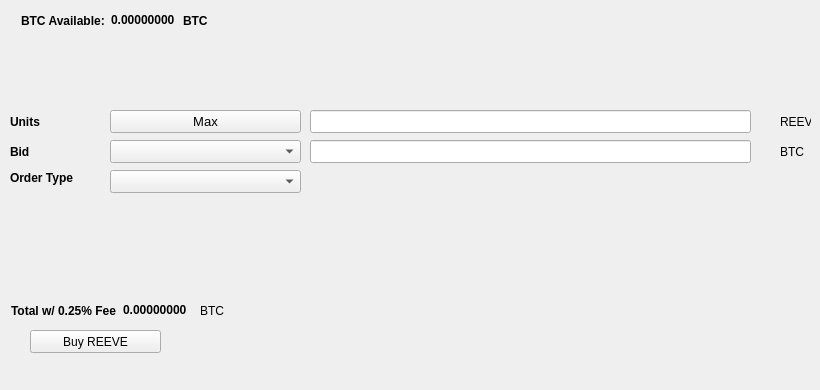
   <widget class="QWidget" name="BuyTab">
    <attribute name="title">
     <string>Buy</string>
    </attribute>
    <widget class="QPushButton" name="BuyREEVE">
     <property name="geometry">
      <rect>
       <x>30</x>
       <y>330</y>
       <width>131</width>
       <height>23</height>
      </rect>
     </property>
     <property name="text">
      <string>Buy REEVE</string>
     </property>
     <property name="icon">
      <iconset resource="../reeve.qrc">
       <normaloff>:/icons/bitcoin</normaloff>:/icons/bitcoin</iconset>
     </property>
    </widget>
    <widget class="QLabel" name="label_3">
     <property name="geometry">
      <rect>
       <x>10</x>
       <y>110</y>
       <width>46</width>
       <height>23</height>
      </rect>
     </property>
     <property name="font">
      <font>
       <weight>75</weight>
       <bold>true</bold>
      </font>
     </property>
     <property name="text">
      <string>Units</string>
     </property>
    </widget>
    <widget class="QLineEdit" name="UnitsInput">
     <property name="geometry">
      <rect>
       <x>310</x>
       <y>110</y>
       <width>441</width>
       <height>23</height>
      </rect>
     </property>
     <property name="font">
      <font>
       <pointsize>9</pointsize>
       <weight>75</weight>
       <bold>true</bold>
      </font>
     </property>
    </widget>
    <widget class="QLineEdit" name="BuyBidPriceEdit">
     <property name="geometry">
      <rect>
       <x>310</x>
       <y>140</y>
       <width>441</width>
       <height>23</height>
      </rect>
     </property>
     <property name="font">
      <font>
       <pointsize>9</pointsize>
       <weight>75</weight>
       <bold>true</bold>
      </font>
     </property>
    </widget>
    <widget class="QLabel" name="label_4">
     <property name="geometry">
      <rect>
       <x>780</x>
       <y>110</y>
       <width>31</width>
       <height>23</height>
      </rect>
     </property>
     <property name="text">
      <string>REEVE</string>
     </property>
    </widget>
    <widget class="QLabel" name="label_5">
     <property name="geometry">
      <rect>
       <x>780</x>
       <y>140</y>
       <width>31</width>
       <height>23</height>
      </rect>
     </property>
     <property name="text">
      <string>BTC</string>
     </property>
    </widget>
    <widget class="QLabel" name="label_6">
     <property name="geometry">
      <rect>
       <x>10</x>
       <y>140</y>
       <width>46</width>
       <height>23</height>
      </rect>
     </property>
     <property name="font">
      <font>
       <weight>75</weight>
       <bold>true</bold>
      </font>
     </property>
     <property name="text">
      <string>Bid</string>
     </property>
    </widget>
    <widget class="QLabel" name="label_7">
     <property name="geometry">
      <rect>
       <x>10</x>
       <y>170</y>
       <width>91</width>
       <height>16</height>
      </rect>
     </property>
     <property name="font">
      <font>
       <weight>75</weight>
       <bold>true</bold>
      </font>
     </property>
     <property name="text">
      <string>Order Type</string>
     </property>
    </widget>
    <widget class="QPushButton" name="Buy_Max_Amount">
     <property name="geometry">
      <rect>
       <x>110</x>
       <y>110</y>
       <width>191</width>
       <height>23</height>
      </rect>
     </property>
     <property name="font">
      <font>
       <pointsize>10</pointsize>
      </font>
     </property>
     <property name="text">
      <string>Max</string>
     </property>
    </widget>
    <widget class="QComboBox" name="BuyBidcomboBox">
     <property name="geometry">
      <rect>
       <x>110</x>
       <y>140</y>
       <width>191</width>
       <height>23</height>
      </rect>
     </property>
     <property name="font">
      <font>
       <pointsize>10</pointsize>
      </font>
     </property>
    </widget>
    <widget class="QComboBox" name="buyOrdertypeCombo">
     <property name="geometry">
      <rect>
       <x>110</x>
       <y>170</y>
       <width>191</width>
       <height>23</height>
      </rect>
     </property>
     <property name="font">
      <font>
       <pointsize>10</pointsize>
      </font>
     </property>
    </widget>
    <widget class="QWidget" name="layoutWidget1">
     <property name="geometry">
      <rect>
       <x>21</x>
       <y>11</y>
       <width>227</width>
       <height>19</height>
      </rect>
     </property>
     <layout class="QHBoxLayout" name="horizontalLayout_3">
      <item>
       <widget class="QLabel" name="label232">
        <property name="font">
         <font>
          <weight>75</weight>
          <bold>true</bold>
         </font>
        </property>
        <property name="text">
         <string>BTC Available:</string>
        </property>
       </widget>
      </item>
      <item>
       <widget class="QLabel" name="BtcAvailableLbl">
        <property name="palette">
         <palette>
          <active>
           <colorrole role="WindowText">
            <brush brushstyle="SolidPattern">
             <color alpha="255">
              <red>0</red>
              <green>0</green>
              <blue>0</blue>
             </color>
            </brush>
           </colorrole>
           <colorrole role="Button">
            <brush brushstyle="SolidPattern">
             <color alpha="255">
              <red>0</red>
              <green>170</green>
              <blue>0</blue>
             </color>
            </brush>
           </colorrole>
           <colorrole role="Light">
            <brush brushstyle="SolidPattern">
             <color alpha="255">
              <red>0</red>
              <green>255</green>
              <blue>0</blue>
             </color>
            </brush>
           </colorrole>
           <colorrole role="Midlight">
            <brush brushstyle="SolidPattern">
             <color alpha="255">
              <red>0</red>
              <green>212</green>
              <blue>0</blue>
             </color>
            </brush>
           </colorrole>
           <colorrole role="Dark">
            <brush brushstyle="SolidPattern">
             <color alpha="255">
              <red>0</red>
              <green>85</green>
              <blue>0</blue>
             </color>
            </brush>
           </colorrole>
           <colorrole role="Mid">
            <brush brushstyle="SolidPattern">
             <color alpha="255">
              <red>0</red>
              <green>113</green>
              <blue>0</blue>
             </color>
            </brush>
           </colorrole>
           <colorrole role="Text">
            <brush brushstyle="SolidPattern">
             <color alpha="255">
              <red>0</red>
              <green>170</green>
              <blue>0</blue>
             </color>
            </brush>
           </colorrole>
           <colorrole role="BrightText">
            <brush brushstyle="SolidPattern">
             <color alpha="255">
              <red>255</red>
              <green>255</green>
              <blue>255</blue>
             </color>
            </brush>
           </colorrole>
           <colorrole role="ButtonText">
            <brush brushstyle="SolidPattern">
             <color alpha="255">
              <red>0</red>
              <green>0</green>
              <blue>0</blue>
             </color>
            </brush>
           </colorrole>
           <colorrole role="Base">
            <brush brushstyle="SolidPattern">
             <color alpha="255">
              <red>255</red>
              <green>255</green>
              <blue>255</blue>
             </color>
            </brush>
           </colorrole>
           <colorrole role="Window">
            <brush brushstyle="SolidPattern">
             <color alpha="255">
              <red>0</red>
              <green>170</green>
              <blue>0</blue>
             </color>
            </brush>
           </colorrole>
           <colorrole role="Shadow">
            <brush brushstyle="SolidPattern">
             <color alpha="255">
              <red>0</red>
              <green>0</green>
              <blue>0</blue>
             </color>
            </brush>
           </colorrole>
           <colorrole role="AlternateBase">
            <brush brushstyle="SolidPattern">
             <color alpha="255">
              <red>127</red>
              <green>212</green>
              <blue>127</blue>
             </color>
            </brush>
           </colorrole>
           <colorrole role="ToolTipBase">
            <brush brushstyle="SolidPattern">
             <color alpha="255">
              <red>255</red>
              <green>255</green>
              <blue>220</blue>
             </color>
            </brush>
           </colorrole>
           <colorrole role="ToolTipText">
            <brush brushstyle="SolidPattern">
             <color alpha="255">
              <red>0</red>
              <green>0</green>
              <blue>0</blue>
             </color>
            </brush>
           </colorrole>
          </active>
          <inactive>
           <colorrole role="WindowText">
            <brush brushstyle="SolidPattern">
             <color alpha="255">
              <red>0</red>
              <green>0</green>
              <blue>0</blue>
             </color>
            </brush>
           </colorrole>
           <colorrole role="Button">
            <brush brushstyle="SolidPattern">
             <color alpha="255">
              <red>0</red>
              <green>170</green>
              <blue>0</blue>
             </color>
            </brush>
           </colorrole>
           <colorrole role="Light">
            <brush brushstyle="SolidPattern">
             <color alpha="255">
              <red>0</red>
              <green>255</green>
              <blue>0</blue>
             </color>
            </brush>
           </colorrole>
           <colorrole role="Midlight">
            <brush brushstyle="SolidPattern">
             <color alpha="255">
              <red>0</red>
              <green>212</green>
              <blue>0</blue>
             </color>
            </brush>
           </colorrole>
           <colorrole role="Dark">
            <brush brushstyle="SolidPattern">
             <color alpha="255">
              <red>0</red>
              <green>85</green>
              <blue>0</blue>
             </color>
            </brush>
           </colorrole>
           <colorrole role="Mid">
            <brush brushstyle="SolidPattern">
             <color alpha="255">
              <red>0</red>
              <green>113</green>
              <blue>0</blue>
             </color>
            </brush>
           </colorrole>
           <colorrole role="Text">
            <brush brushstyle="SolidPattern">
             <color alpha="255">
              <red>0</red>
              <green>170</green>
              <blue>0</blue>
             </color>
            </brush>
           </colorrole>
           <colorrole role="BrightText">
            <brush brushstyle="SolidPattern">
             <color alpha="255">
              <red>255</red>
              <green>255</green>
              <blue>255</blue>
             </color>
            </brush>
           </colorrole>
           <colorrole role="ButtonText">
            <brush brushstyle="SolidPattern">
             <color alpha="255">
              <red>0</red>
              <green>0</green>
              <blue>0</blue>
             </color>
            </brush>
           </colorrole>
           <colorrole role="Base">
            <brush brushstyle="SolidPattern">
             <color alpha="255">
              <red>255</red>
              <green>255</green>
              <blue>255</blue>
             </color>
            </brush>
           </colorrole>
           <colorrole role="Window">
            <brush brushstyle="SolidPattern">
             <color alpha="255">
              <red>0</red>
              <green>170</green>
              <blue>0</blue>
             </color>
            </brush>
           </colorrole>
           <colorrole role="Shadow">
            <brush brushstyle="SolidPattern">
             <color alpha="255">
              <red>0</red>
              <green>0</green>
              <blue>0</blue>
             </color>
            </brush>
           </colorrole>
           <colorrole role="AlternateBase">
            <brush brushstyle="SolidPattern">
             <color alpha="255">
              <red>127</red>
              <green>212</green>
              <blue>127</blue>
             </color>
            </brush>
           </colorrole>
           <colorrole role="ToolTipBase">
            <brush brushstyle="SolidPattern">
             <color alpha="255">
              <red>255</red>
              <green>255</green>
              <blue>220</blue>
             </color>
            </brush>
           </colorrole>
           <colorrole role="ToolTipText">
            <brush brushstyle="SolidPattern">
             <color alpha="255">
              <red>0</red>
              <green>0</green>
              <blue>0</blue>
             </color>
            </brush>
           </colorrole>
          </inactive>
          <disabled>
           <colorrole role="WindowText">
            <brush brushstyle="SolidPattern">
             <color alpha="255">
              <red>0</red>
              <green>85</green>
              <blue>0</blue>
             </color>
            </brush>
           </colorrole>
           <colorrole role="Button">
            <brush brushstyle="SolidPattern">
             <color alpha="255">
              <red>0</red>
              <green>170</green>
              <blue>0</blue>
             </color>
            </brush>
           </colorrole>
           <colorrole role="Light">
            <brush brushstyle="SolidPattern">
             <color alpha="255">
              <red>0</red>
              <green>255</green>
              <blue>0</blue>
             </color>
            </brush>
           </colorrole>
           <colorrole role="Midlight">
            <brush brushstyle="SolidPattern">
             <color alpha="255">
              <red>0</red>
              <green>212</green>
              <blue>0</blue>
             </color>
            </brush>
           </colorrole>
           <colorrole role="Dark">
            <brush brushstyle="SolidPattern">
             <color alpha="255">
              <red>0</red>
              <green>85</green>
              <blue>0</blue>
             </color>
            </brush>
           </colorrole>
           <colorrole role="Mid">
            <brush brushstyle="SolidPattern">
             <color alpha="255">
              <red>0</red>
              <green>113</green>
              <blue>0</blue>
             </color>
            </brush>
           </colorrole>
           <colorrole role="Text">
            <brush brushstyle="SolidPattern">
             <color alpha="255">
              <red>0</red>
              <green>85</green>
              <blue>0</blue>
             </color>
            </brush>
           </colorrole>
           <colorrole role="BrightText">
            <brush brushstyle="SolidPattern">
             <color alpha="255">
              <red>255</red>
              <green>255</green>
              <blue>255</blue>
             </color>
            </brush>
           </colorrole>
           <colorrole role="ButtonText">
            <brush brushstyle="SolidPattern">
             <color alpha="255">
              <red>0</red>
              <green>85</green>
              <blue>0</blue>
             </color>
            </brush>
           </colorrole>
           <colorrole role="Base">
            <brush brushstyle="SolidPattern">
             <color alpha="255">
              <red>0</red>
              <green>170</green>
              <blue>0</blue>
             </color>
            </brush>
           </colorrole>
           <colorrole role="Window">
            <brush brushstyle="SolidPattern">
             <color alpha="255">
              <red>0</red>
              <green>170</green>
              <blue>0</blue>
             </color>
            </brush>
           </colorrole>
           <colorrole role="Shadow">
            <brush brushstyle="SolidPattern">
             <color alpha="255">
              <red>0</red>
              <green>0</green>
              <blue>0</blue>
             </color>
            </brush>
           </colorrole>
           <colorrole role="AlternateBase">
            <brush brushstyle="SolidPattern">
             <color alpha="255">
              <red>0</red>
              <green>170</green>
              <blue>0</blue>
             </color>
            </brush>
           </colorrole>
           <colorrole role="ToolTipBase">
            <brush brushstyle="SolidPattern">
             <color alpha="255">
              <red>255</red>
              <green>255</green>
              <blue>220</blue>
             </color>
            </brush>
           </colorrole>
           <colorrole role="ToolTipText">
            <brush brushstyle="SolidPattern">
             <color alpha="255">
              <red>0</red>
              <green>0</green>
              <blue>0</blue>
             </color>
            </brush>
           </colorrole>
          </disabled>
         </palette>
        </property>
        <property name="font">
         <font>
          <weight>75</weight>
          <bold>true</bold>
         </font>
        </property>
        <property name="text">
         <string>0.00000000</string>
        </property>
        <property name="textInteractionFlags">
         <set>Qt::LinksAccessibleByMouse|Qt::TextSelectableByKeyboard|Qt::TextSelectableByMouse</set>
        </property>
       </widget>
      </item>
      <item>
       <widget class="QLabel" name="BtcAvailableLbl_2">
        <property name="font">
         <font>
          <weight>75</weight>
          <bold>true</bold>
         </font>
        </property>
        <property name="text">
         <string>BTC</string>
        </property>
       </widget>
      </item>
     </layout>
    </widget>
    <widget class="QWidget" name="layoutWidge2">
     <property name="geometry">
      <rect>
       <x>11</x>
       <y>301</y>
       <width>259</width>
       <height>19</height>
      </rect>
     </property>
     <layout class="QHBoxLayout" name="horizontalLayout_4">
      <item>
       <widget class="QLabel" name="label_9">
        <property name="font">
         <font>
          <weight>75</weight>
          <bold>true</bold>
         </font>
        </property>
        <property name="text">
         <string>Total w/ 0.25% Fee</string>
        </property>
       </widget>
      </item>
      <item>
       <widget class="QLabel" name="BuyCostLabel">
        <property name="palette">
         <palette>
          <active>
           <colorrole role="WindowText">
            <brush brushstyle="SolidPattern">
             <color alpha="255">
              <red>0</red>
              <green>0</green>
              <blue>0</blue>
             </color>
            </brush>
           </colorrole>
           <colorrole role="Button">
            <brush brushstyle="SolidPattern">
             <color alpha="255">
              <red>0</red>
              <green>170</green>
              <blue>0</blue>
             </color>
            </brush>
           </colorrole>
           <colorrole role="Light">
            <brush brushstyle="SolidPattern">
             <color alpha="255">
              <red>0</red>
              <green>255</green>
              <blue>0</blue>
             </color>
            </brush>
           </colorrole>
           <colorrole role="Midlight">
            <brush brushstyle="SolidPattern">
             <color alpha="255">
              <red>0</red>
              <green>212</green>
              <blue>0</blue>
             </color>
            </brush>
           </colorrole>
           <colorrole role="Dark">
            <brush brushstyle="SolidPattern">
             <color alpha="255">
              <red>0</red>
              <green>85</green>
              <blue>0</blue>
             </color>
            </brush>
           </colorrole>
           <colorrole role="Mid">
            <brush brushstyle="SolidPattern">
             <color alpha="255">
              <red>0</red>
              <green>113</green>
              <blue>0</blue>
             </color>
            </brush>
           </colorrole>
           <colorrole role="Text">
            <brush brushstyle="SolidPattern">
             <color alpha="255">
              <red>0</red>
              <green>170</green>
              <blue>0</blue>
             </color>
            </brush>
           </colorrole>
           <colorrole role="BrightText">
            <brush brushstyle="SolidPattern">
             <color alpha="255">
              <red>255</red>
              <green>255</green>
              <blue>255</blue>
             </color>
            </brush>
           </colorrole>
           <colorrole role="ButtonText">
            <brush brushstyle="SolidPattern">
             <color alpha="255">
              <red>0</red>
              <green>0</green>
              <blue>0</blue>
             </color>
            </brush>
           </colorrole>
           <colorrole role="Base">
            <brush brushstyle="SolidPattern">
             <color alpha="255">
              <red>255</red>
              <green>255</green>
              <blue>255</blue>
             </color>
            </brush>
           </colorrole>
           <colorrole role="Window">
            <brush brushstyle="SolidPattern">
             <color alpha="255">
              <red>0</red>
              <green>170</green>
              <blue>0</blue>
             </color>
            </brush>
           </colorrole>
           <colorrole role="Shadow">
            <brush brushstyle="SolidPattern">
             <color alpha="255">
              <red>0</red>
              <green>0</green>
              <blue>0</blue>
             </color>
            </brush>
           </colorrole>
           <colorrole role="AlternateBase">
            <brush brushstyle="SolidPattern">
             <color alpha="255">
              <red>127</red>
              <green>212</green>
              <blue>127</blue>
             </color>
            </brush>
           </colorrole>
           <colorrole role="ToolTipBase">
            <brush brushstyle="SolidPattern">
             <color alpha="255">
              <red>255</red>
              <green>255</green>
              <blue>220</blue>
             </color>
            </brush>
           </colorrole>
           <colorrole role="ToolTipText">
            <brush brushstyle="SolidPattern">
             <color alpha="255">
              <red>0</red>
              <green>0</green>
              <blue>0</blue>
             </color>
            </brush>
           </colorrole>
          </active>
          <inactive>
           <colorrole role="WindowText">
            <brush brushstyle="SolidPattern">
             <color alpha="255">
              <red>0</red>
              <green>0</green>
              <blue>0</blue>
             </color>
            </brush>
           </colorrole>
           <colorrole role="Button">
            <brush brushstyle="SolidPattern">
             <color alpha="255">
              <red>0</red>
              <green>170</green>
              <blue>0</blue>
             </color>
            </brush>
           </colorrole>
           <colorrole role="Light">
            <brush brushstyle="SolidPattern">
             <color alpha="255">
              <red>0</red>
              <green>255</green>
              <blue>0</blue>
             </color>
            </brush>
           </colorrole>
           <colorrole role="Midlight">
            <brush brushstyle="SolidPattern">
             <color alpha="255">
              <red>0</red>
              <green>212</green>
              <blue>0</blue>
             </color>
            </brush>
           </colorrole>
           <colorrole role="Dark">
            <brush brushstyle="SolidPattern">
             <color alpha="255">
              <red>0</red>
              <green>85</green>
              <blue>0</blue>
             </color>
            </brush>
           </colorrole>
           <colorrole role="Mid">
            <brush brushstyle="SolidPattern">
             <color alpha="255">
              <red>0</red>
              <green>113</green>
              <blue>0</blue>
             </color>
            </brush>
           </colorrole>
           <colorrole role="Text">
            <brush brushstyle="SolidPattern">
             <color alpha="255">
              <red>0</red>
              <green>170</green>
              <blue>0</blue>
             </color>
            </brush>
           </colorrole>
           <colorrole role="BrightText">
            <brush brushstyle="SolidPattern">
             <color alpha="255">
              <red>255</red>
              <green>255</green>
              <blue>255</blue>
             </color>
            </brush>
           </colorrole>
           <colorrole role="ButtonText">
            <brush brushstyle="SolidPattern">
             <color alpha="255">
              <red>0</red>
              <green>0</green>
              <blue>0</blue>
             </color>
            </brush>
           </colorrole>
           <colorrole role="Base">
            <brush brushstyle="SolidPattern">
             <color alpha="255">
              <red>255</red>
              <green>255</green>
              <blue>255</blue>
             </color>
            </brush>
           </colorrole>
           <colorrole role="Window">
            <brush brushstyle="SolidPattern">
             <color alpha="255">
              <red>0</red>
              <green>170</green>
              <blue>0</blue>
             </color>
            </brush>
           </colorrole>
           <colorrole role="Shadow">
            <brush brushstyle="SolidPattern">
             <color alpha="255">
              <red>0</red>
              <green>0</green>
              <blue>0</blue>
             </color>
            </brush>
           </colorrole>
           <colorrole role="AlternateBase">
            <brush brushstyle="SolidPattern">
             <color alpha="255">
              <red>127</red>
              <green>212</green>
              <blue>127</blue>
             </color>
            </brush>
           </colorrole>
           <colorrole role="ToolTipBase">
            <brush brushstyle="SolidPattern">
             <color alpha="255">
              <red>255</red>
              <green>255</green>
              <blue>220</blue>
             </color>
            </brush>
           </colorrole>
           <colorrole role="ToolTipText">
            <brush brushstyle="SolidPattern">
             <color alpha="255">
              <red>0</red>
              <green>0</green>
              <blue>0</blue>
             </color>
            </brush>
           </colorrole>
          </inactive>
          <disabled>
           <colorrole role="WindowText">
            <brush brushstyle="SolidPattern">
             <color alpha="255">
              <red>0</red>
              <green>85</green>
              <blue>0</blue>
             </color>
            </brush>
           </colorrole>
           <colorrole role="Button">
            <brush brushstyle="SolidPattern">
             <color alpha="255">
              <red>0</red>
              <green>170</green>
              <blue>0</blue>
             </color>
            </brush>
           </colorrole>
           <colorrole role="Light">
            <brush brushstyle="SolidPattern">
             <color alpha="255">
              <red>0</red>
              <green>255</green>
              <blue>0</blue>
             </color>
            </brush>
           </colorrole>
           <colorrole role="Midlight">
            <brush brushstyle="SolidPattern">
             <color alpha="255">
              <red>0</red>
              <green>212</green>
              <blue>0</blue>
             </color>
            </brush>
           </colorrole>
           <colorrole role="Dark">
            <brush brushstyle="SolidPattern">
             <color alpha="255">
              <red>0</red>
              <green>85</green>
              <blue>0</blue>
             </color>
            </brush>
           </colorrole>
           <colorrole role="Mid">
            <brush brushstyle="SolidPattern">
             <color alpha="255">
              <red>0</red>
              <green>113</green>
              <blue>0</blue>
             </color>
            </brush>
           </colorrole>
           <colorrole role="Text">
            <brush brushstyle="SolidPattern">
             <color alpha="255">
              <red>0</red>
              <green>85</green>
              <blue>0</blue>
             </color>
            </brush>
           </colorrole>
           <colorrole role="BrightText">
            <brush brushstyle="SolidPattern">
             <color alpha="255">
              <red>255</red>
              <green>255</green>
              <blue>255</blue>
             </color>
            </brush>
           </colorrole>
           <colorrole role="ButtonText">
            <brush brushstyle="SolidPattern">
             <color alpha="255">
              <red>0</red>
              <green>85</green>
              <blue>0</blue>
             </color>
            </brush>
           </colorrole>
           <colorrole role="Base">
            <brush brushstyle="SolidPattern">
             <color alpha="255">
              <red>0</red>
              <green>170</green>
              <blue>0</blue>
             </color>
            </brush>
           </colorrole>
           <colorrole role="Window">
            <brush brushstyle="SolidPattern">
             <color alpha="255">
              <red>0</red>
              <green>170</green>
              <blue>0</blue>
             </color>
            </brush>
           </colorrole>
           <colorrole role="Shadow">
            <brush brushstyle="SolidPattern">
             <color alpha="255">
              <red>0</red>
              <green>0</green>
              <blue>0</blue>
             </color>
            </brush>
           </colorrole>
           <colorrole role="AlternateBase">
            <brush brushstyle="SolidPattern">
             <color alpha="255">
              <red>0</red>
              <green>170</green>
              <blue>0</blue>
             </color>
            </brush>
           </colorrole>
           <colorrole role="ToolTipBase">
            <brush brushstyle="SolidPattern">
             <color alpha="255">
              <red>255</red>
              <green>255</green>
              <blue>220</blue>
             </color>
            </brush>
           </colorrole>
           <colorrole role="ToolTipText">
            <brush brushstyle="SolidPattern">
             <color alpha="255">
              <red>0</red>
              <green>0</green>
              <blue>0</blue>
             </color>
            </brush>
           </colorrole>
          </disabled>
         </palette>
        </property>
        <property name="font">
         <font>
          <weight>75</weight>
          <bold>true</bold>
         </font>
        </property>
        <property name="autoFillBackground">
         <bool>false</bool>
        </property>
        <property name="text">
         <string>0.00000000</string>
        </property>
        <property name="textInteractionFlags">
         <set>Qt::LinksAccessibleByMouse|Qt::TextSelectableByMouse</set>
        </property>
       </widget>
      </item>
      <item>
       <widget class="QLabel" name="label_10">
        <property name="font">
         <font>
          <weight>50</weight>
          <bold>false</bold>
         </font>
        </property>
        <property name="text">
         <string>BTC</string>
        </property>
       </widget>
      </item>
     </layout>
    </widget>
    <widget class="QLabel" name="label_24">
     <property name="geometry">
      <rect>
       <x>460</x>
       <y>300</y>
       <width>281</width>
       <height>81</height>
      </rect>
     </property>
     <property name="text">
      <string/>
     </property>
     <property name="pixmap">
      <pixmap>:/images/bittrex</pixmap>
     </property>
    </widget>
   </widget>
